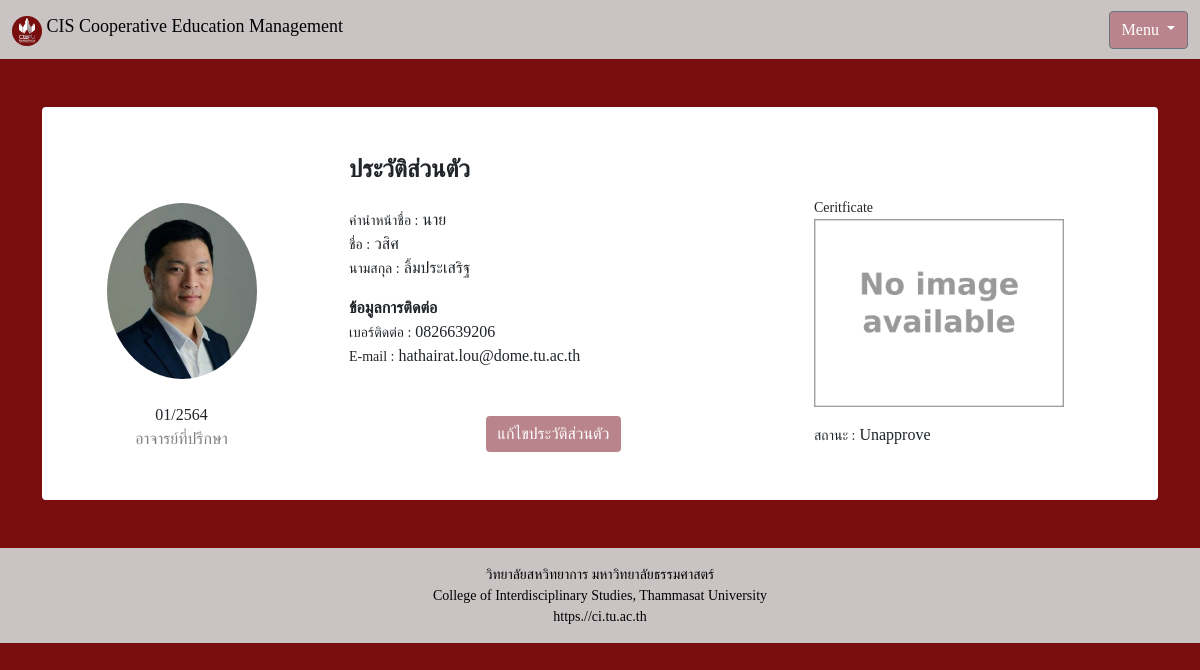
Page /profile/ (signed in) on the committed database.
### cisweb/models.py (models this page shows)
class Teacher(models.Model):
    teacher_id= models.CharField(primary_key=True,max_length=255)
    user_id= models.ForeignKey(User, on_delete=models.CASCADE)
    teacher_prefix= models.CharField(max_length=10)
    teacher_firstname= models.CharField(max_length=255)
    teacher_lastname= models.CharField(max_length=255)
    id_card= models.CharField(max_length=13, validators=[MinLengthValidator(13)])
    role= models.CharField(max_length=255)
    status= models.BooleanField()
    phone_regex = RegexValidator(regex=r'^\d{9,15}$')
    teacher_tel = models.CharField(validators=[phone_regex,MinLengthValidator(9)], max_length=10)
    teacher_email= models.EmailField(max_length=255)
    teacher_img= models.ImageField(upload_to=filepath, null=True, blank=True)
    certificate= models.ImageField(upload_to=filepath, null=True, blank=True)

### cisweb/views.py (the view)
# urls.py: path('profile/', views.profile),
def profile(request):
    current_user=request.user
    user_email=current_user.email
    try:
        current_teacher=Teacher.objects.get(teacher_id=current_user.username)
    except:
        pass
    try:
        current_teacher=Teacher.objects.get(teacher_email=user_email)
    except:
        pass
    try:
        current_teacher
    except:
        auth.logout(request)
        return HttpResponse('teacher data not found')
    status={0:"Unapprove",1:"Approve"}
    status_value=status[current_teacher.status]
    return render(request,'teacher_profile.html',{'teacher':current_teacher,'status':status_value})

### templates/teacher_profile.html (shortened to what this page needs)
{% extends 'navbar.html'%}
{% load static %}
{% block content %}
<!DOCTYPE html>
<html lang="en">
<head>
    <link rel="stylesheet" href="https://cdn.jsdelivr.net/npm/bootstrap@5.0.0-alpha1/dist/css/bootstrap.min.css">
    <link rel="stylesheet" href = "{% static 'css/profile1.css' %}">
</head>
<body>
<div class="container rounded bg-white mt-5 mb-5">
    <div class="row">
        <div class="col-md-3 border-right">
            <div class="d-flex flex-column align-items-center text-center p-3 py-5">
                <img class="rounded-circle mt-5" width="150px" src="{{ teacher.teacher_img.url }}">
                <br>
                <span class="font-weight-bold">01/2564</span>
                <span class="text-black-50">{{ teacher.role }}</span>
            </div>
        </div>
        <div class="col-md-5 border-right">
            <div class="p-3 py-5">
                <div class="d-flex justify-content-between align-items-center mb-3">
                    <h4 class="text-right"><b>ประวัติส่วนตัว</b></h4>
                </div>
                <div class="row mt-2">
                    <div class="col-md-12"><label class="labels">คำนำหน้าชื่อ : </label> <span> {{teacher.teacher_prefix}} </span></div>
                    <div class="col-md-12"><label class="labels"> ชื่อ :</label>  <span> {{teacher.teacher_firstname}}</span></div>
                    <div class="col-md-12"><label class="labels"> นามสกุล : </label>  <span>{{teacher.teacher_lastname}}</span></div>
                </div>
                <div class="row mt-3">
                    <div class="d-flex justify-content-between align-items-center ">
                    <span class="text-right"><b>ข้อมูลการติดต่อ</b></span>
                    </div>
                    <div class="col-md-12"><label class="labels">เบอร์ติดต่อ : </label> <span>{{teacher.teacher_tel}} </span></div>
                    <div class="col-md-12"><label class="labels">E-mail : </label> <span> {{teacher.teacher_email}} </span></div>
                </div>
                <div class="mt-5 text-center"><a href="{% url 'edit' teacher.id_card %}"><button class="btn btn-primary profile-button" type="button"> แก้ไขประวัติส่วนตัว</button></a></div>
            </div>
        </div>
        <div class="col-md-4">
            <div class="p-3 py-5">
                <div class="row mt">
                    <div class="col-md-12"><label class="labels">Ceritficate</label>
                    {% if teacher.certificate %}
                        <div class="col-md-12"><img width="250px" src="{{ teacher.certificate.url }}"></div>
                    {% else %}
                        <div class="col-md-12"><img width="250px" src="{% static 'img/no_certificate.png' %}"></div>
                    {% endif %}
                    </div>
                    <div class="row mt-3">
                        <div class="col-md-12"><label class="labels"> สถานะ : </label> <span>{{ status }}</span></div>
                    </div>
                </div>
            </div>
        </div>
    </div>
</div>
</div>
</body>
</html>
{% endblock %}

### static/css/navbar.css (style rules this page uses)
a { color: black; text-decoration:none; }

### static/css/profile1.css (style rules this page uses)
body { background: #7a0d0d; font-family: 'TUFont'; }
.profile-button { background: #ba848c; box-shadow: none; border: none }
.labels { font-size: 14px; font-family: 'TUFont'; }
a { color: black; text-decoration:none; }

### rows in the picture
Teacher: teacher_img (picture), role "อาจารย์ที่ปรึกษา", teacher_prefix "นาย", teacher_firstname "วสิศ", teacher_lastname "ลิ้มประเสริฐ", teacher_tel "0826639206", teacher_email "hathairat.lou@dome.tu.ac.th"

### other values in the picture
{{ status }} "Unapprove"
